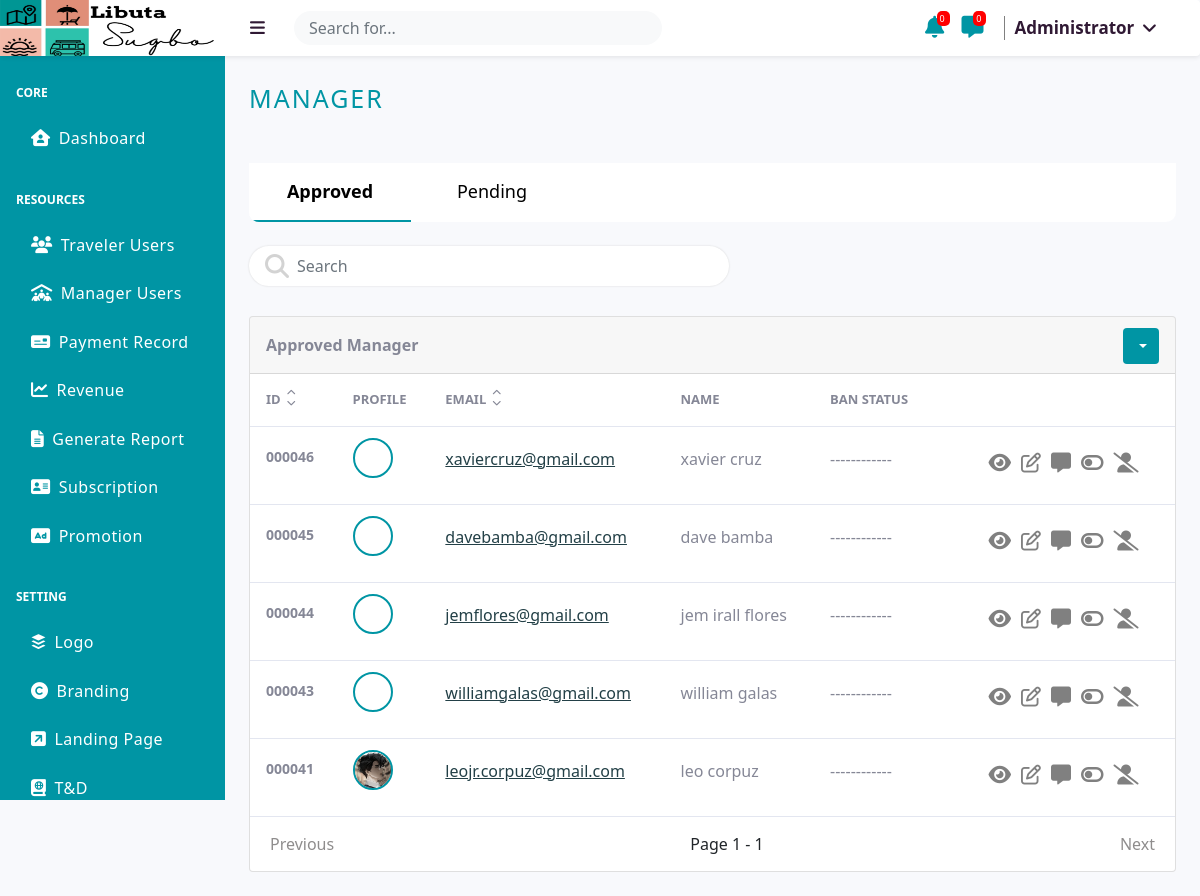
/src/administrator/manager.php (signed in), run on an earlier commit of the app's database.
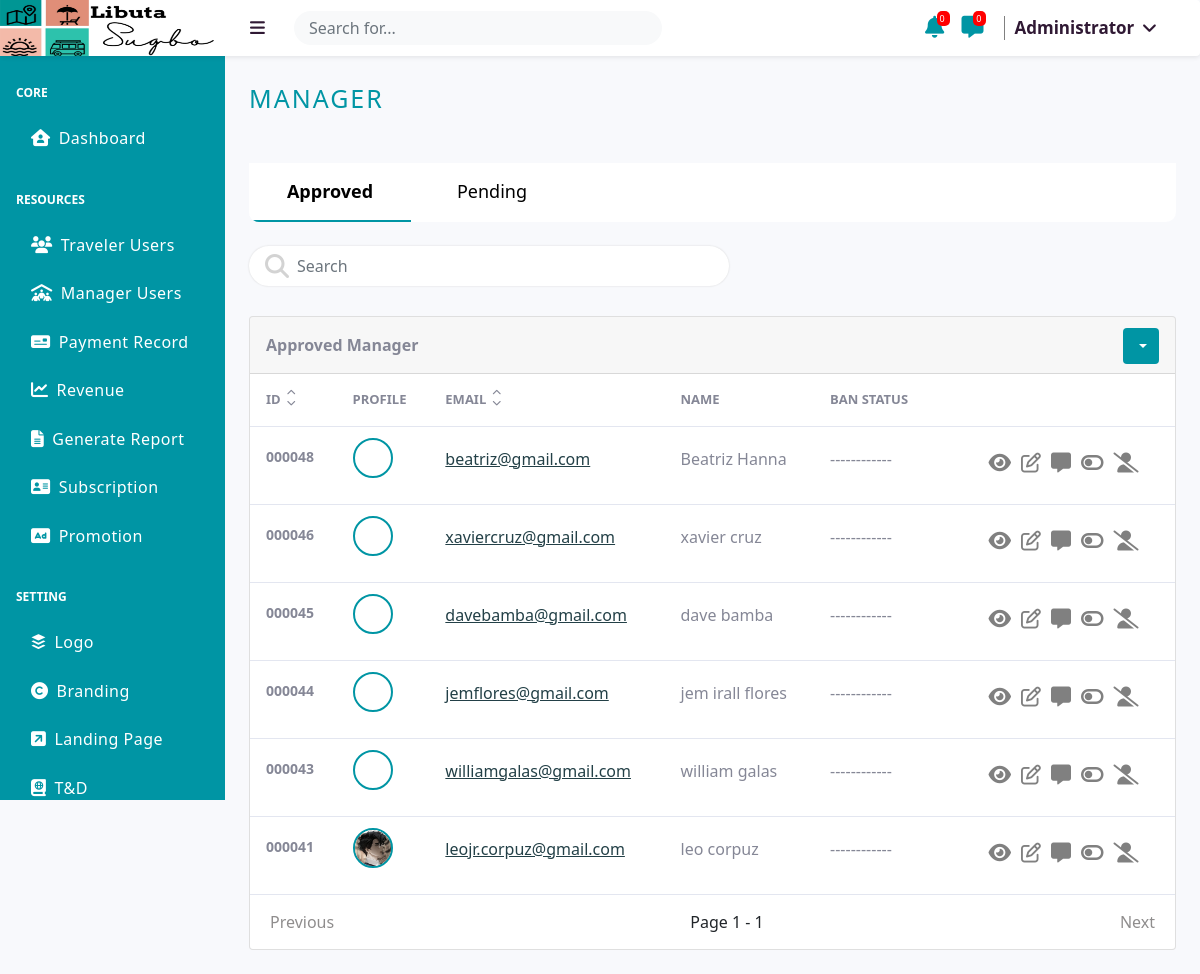
And on a later commit of the database.
### tables this page shows
CREATE TABLE `users` (
  `id` int(255) NOT NULL,
  `first_name` varchar(255) NOT NULL,
  `middle_name` varchar(255) NOT NULL,
  `last_name` varchar(255) NOT NULL,
  `email` varchar(255) NOT NULL,
  `phone` varchar(255) NOT NULL,
  `password` varchar(255) NOT NULL,
  `type` varchar(255) NOT NULL,
  `maneger_type` varchar(255) DEFAULT NULL,
  `subcribed_at` timestamp NULL DEFAULT NULL,
  `image` varchar(255) NOT NULL,
  `status` varchar(255) NOT NULL,
  `block_status` varchar(255) NOT NULL
);

### src/administrator/_TABLE_UI/active-manager-table.php (the view, shortened to what the changed rows need)
<?php
                        $User = new User;
                        $status = $User::STATUS_ACTIVE;
                        $type = $User::USER_TYPE_MANAGER;
                        include '_UI_SORTING_FETCHING/manager-fetch.php';
                    ?>
                    <div class="card mb-4">
                        <div class="card-body-table overflowtables">
                            <?php if($display>0): ?>
                            <table class="tablenew">
                                <thead class="hideafter">
                                    <tr>
                                    <?php if(isset($_GET['search'])): ?>
                                        <th scope="col">
                                            <div class="d-flex">
                                                <span>ID </span>
                                                <div class="sorted-table">
                                                    <div><a href="?search=<?php echo $_GET['search'] ?>&id=asc"><i class="fas fa-chevron-up"></i></a></div>
                                                    <div><a href="?search=<?php echo $_GET['search'] ?>&id=desc"><i class="fas fa-chevron-down"></i></a></div>
                                                </div>
                                            </div>
                                        </th>
                                        <th scope="col">Profile</th>
                                        <th scope="col">
                                            <div class="d-flex">
                                                <span>Email</span>
                                                <div class="sorted-table">
                                                    <div><a href="?search=<?php echo $_GET['search'] ?>&email=asc"><i class="fas fa-chevron-up"></i></a></div>
                                                    <div><a href="?search=<?php echo $_GET['search'] ?>&email=desc"><i class="fas fa-chevron-down"></i></a></div>
                                                </div>
                                            </div>
                                        </th>
                                        <th scope="col">Name</th>
                                        <th scope="col">Ban Status</th>
                                        <th scope="col"></th>
                                    <?php else: ?>
                                        <th scope="col">
                                            <div class="d-flex">
                                                <span>ID </span>
                                                <div class="sorted-table">
                                                    <div><a href="?id=asc"><i class="fas fa-chevron-up"></i></a></div>
                                                    <div><a href="?id=desc"><i class="fas fa-chevron-down"></i></a></div>
                                                </div>
                                            </div>
                                        </th>
                                        <th scope="col">Profile</th>
                                        <th scope="col">
                                            <div class="d-flex">
                                                <span>Email</span>
                                                <div class="sorted-table">
                                                    <div><a href="?email=asc"><i class="fas fa-chevron-up"></i></a></div>
                                                    <div><a href="?email=desc"><i class="fas fa-chevron-down"></i></a></div>
                                                </div>
                                            </div>
                                        </th>
                                        <th scope="col">Name</th>
                                        <th scope="col">Ban Status</th>
                                        <th scope="col"></th>
                                    <?php endif; ?>
                                    </tr>
                                </thead>
                                <tbody class="hideafter">
                                    <?php foreach ($display as $dis): ?>
                                        <tr class="<?php echo $dis['id']; ?>" id="<?php echo $dis['id']; ?>">
                                            <td id="idss"><?php echo sprintf('%06d', $dis['id'])?></td>
                                            <td>
                                                <div class="circular--landscape">
                                                    <img id="vievimage" src="../images/users/<?php echo $dis['image']; ?>" alt="">
                                                </div>
                                            </td>
                                            <td><a href="view/manager-data?manager_id=<?php  echo $dis['id']; ?>"><?php echo $dis['email']; ?></a></td>
                                            <td data-target="name"><?php echo $dis['first_name'].' '.$dis['last_name']; ?></td>
                                            <td><?php
                                                if($dis['block_status']==$User::BLOCK_STATUS_TEMPORARY){
                                                    echo "TEMPORARY BAN";
                                                }elseif($dis['block_status']==$User::BLOCK_STATUS_PERMANENTLY){
                                                    echo "PERMANENTLY BAN";
                                                }else{
                                                    echo "------------";
                                                }
                                            ?></td>
                                            <td id="btn">
                                            <td id="btn">
                                                <div class="d-flex">
                                                    <span class="tip_view_container">
                                                        <i class="fa-solid fa-eye btns" id="showinfo" data-id="<?php echo $dis['id']; ?>"></i>
                                                    </span>
                                                    <?php if($dis['block_status']==$User::BLOCK_STATUS_PERMANENTLY): ?>
                                                        <?php else: ?>
                                                        <?php if($dis['block_status']==$User::BLOCK_STATUS_TEMPORARY): ?>
                                                            <span class="tip_update_container">
                                                            <i class="far fa-edit btns" id="updateuser" data-id="<?php echo $dis['id']; ?>"></i>
                                                            <span class="tip_update">Update</span>
                                                            </span>
                                                            <span class="tip_message_container">
                                                                <i class="fa-solid fa-message btns" id="message" data-id="<?php echo $dis['id']; ?>"></i>
                                                                <span class="tip_message">Message</span>
                                                            </span>
                                                            <span class="tip_unban_container">
                                                                <i class="fas fa-toggle-on btns" id="unblockuser" data-id="<?php echo $dis['id'] ?>"></i>
                                                                <span class="tip_unban">Unban</span>
                                                            </span>
                                                            <span class="tip_perma_container">
                                                                <i class="fas fa-user-slash" id="deleteuser" data-id="<?php echo $dis['id']; ?>"></i>
                                                                <span class="tip_perma">Permanently Ban</span>
                                                            </span>
                                                        <?php else: ?>
                                                            <span class="tip_update_container">
                                                            <i class="far fa-edit btns" id="updateuser" data-id="<?php echo $dis['id']; ?>"></i>
                                                            </span>
                                                            <span class="tip_message_container">
                                                                <i class="fa-solid fa-message btns" id="message" data-id="<?php echo $dis['id']; ?>"></i>
                                                            </span>
                                                            <span class="tip_temp_container">
                                                                <i class="fas fa-toggle-off btns"  id="blockuser" data-id="<?php echo $dis['id']; ?>"></i>
                                                            </span>
                                                            <span class="tip_perma_container">
                                                                <i class="fas fa-user-slash" id="deleteuser" data-id="<?php echo $dis['id']; ?>"></i>
                                                            </span>
                                                        <?php endif; ?>
                                                    <?php endif; ?>
                                                </div>
                                            </td>
                                        </tr>
                                    <?php endforeach; ?>
                                </tbody>
                            </table>
                            <?php else: ?>
                                <div id="emptyss"><i class="fa-solid fa-table-list"></i><p>No Data</p></div>
                            <?php endif; ?>
                        </div>
                    </div>

What changed in the data, as far as the page shows it:
added users: id "000048", email "beatriz@gmail.com", first_name "Beatriz", last_name "Hanna"
